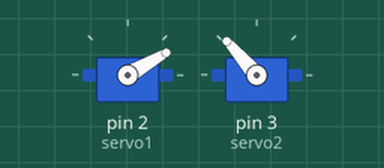
Recording of a sketch running on a simulated Arduino Uno, built with avr-gcc and run on an emulated ATmega328P. On the bench: 2 × servo.

Above: at 0.7 s.
At 2.0 s:
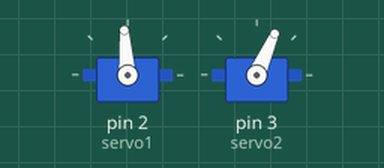
At 2.5 s:
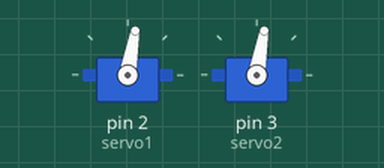
Timing chart, 0 to 4.0 s (numbered marks = the images above):
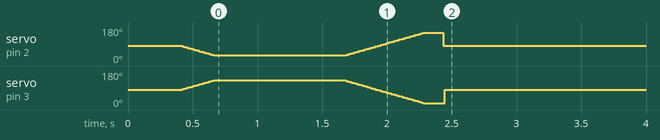

The sketch:

me223_project_startplatform.ino
```cpp
// me223_project_startplatform.ino
// Code for driving servos on the start platform
// Section 2 Station 4
// Eggstraordinary Gentlemen

// include servo library
#include <Servo.h>

// initalize servo objects
Servo servo1;
Servo servo2;

// position variables for servos 1 and 2
int pos1 = 0;
int pos2 = 0;
void setup() {
  servo1.attach(2); // attach servo on pin 2 to object servo1
  servo1.write(80);	// set servo1 to 80 degrees (this angle had the forks straight up)
  delay(250);
  servo2.attach(3); // attach servo on pin 3 to object servo2
  servo2.write(80); // set servo1 to 80 degrees (this angle had the forks straight up)
  delay(150);

  pos2 = 80;
  // loop through to move servos 50 degrees to bump one side of tracks
  for(pos1 = 80; pos1 >= 30; pos1--){
      pos2++;
      servo1.write(pos1);
      servo2.write(pos2);
      delay(5);
    }


  delay(1000);
  // loop through to move servos 100 degrees in other direction to bump other side of tracks
  for(pos1 = 30; pos1 <= 150; pos1++) {
      pos2--;
      servo1.write(pos1);
      servo2.write(pos2);
      delay(5);
    }

  delay(150);

  // bring servos back to 80 degrees
  servo1.write(80);
  delay(10);
  servo2.write(80);
}

void loop() {
	// unused because we only need to do the above once
}
```
